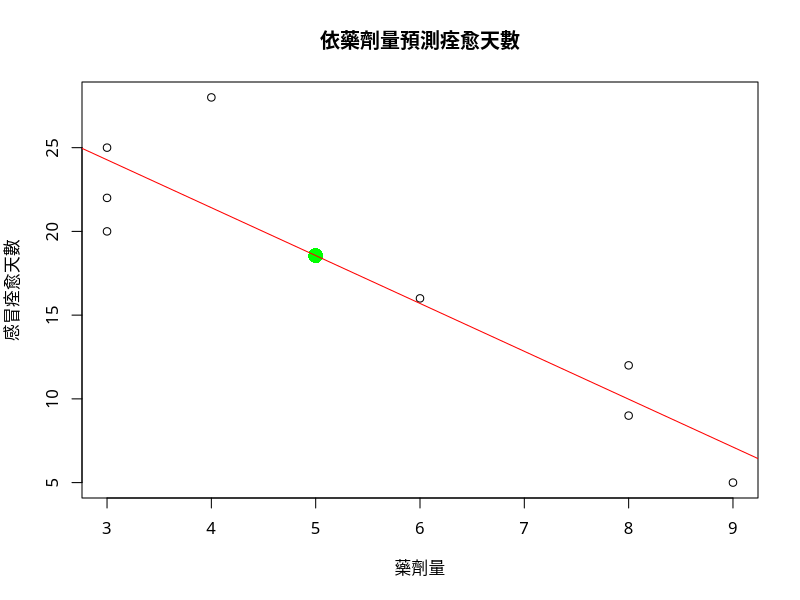

Generate this figure with R:
x=c(3,3,4,3,6,8,8,9) #藥劑量
y=c(22,25,28,20,16,9,12,5) #痊愈天數
new_x = data.frame(x=5) #預測當x=5時的痊愈天數

?lm
#訓練資料
train=data.frame(x=x,y=y)
#模型
lmtrain=lm(formula=y~x,data=train)
#預測
predicted=predict(lmtrain,newdata=new_x)

summary(lmtrain)
plot(y~x,main="依藥劑量預測痊愈天數", xlab="藥劑量",ylab="感冒痊愈天數",family="STHeiti")
points(x=new_x,y=predicted,col="green",cex=2,pch=16)
abline(reg=lmtrain$coefficients,col="red",lwd=1)

